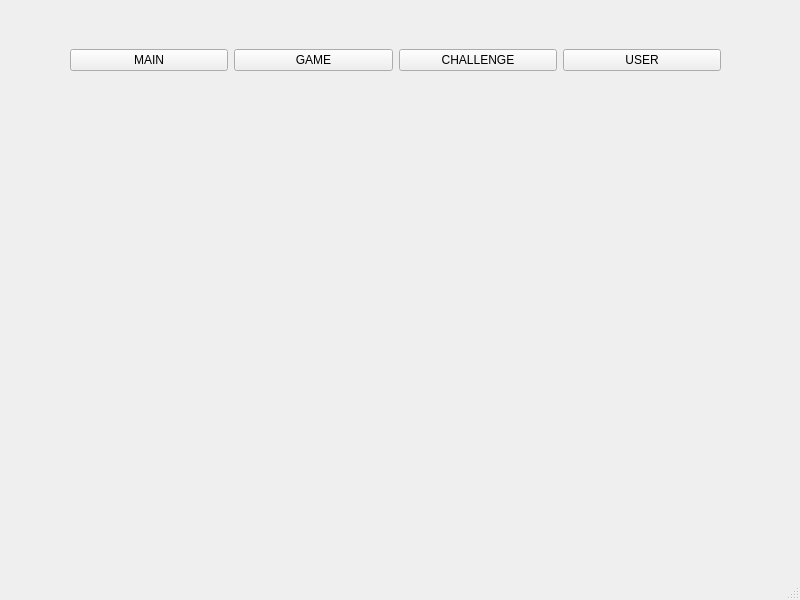
<?xml version="1.0" encoding="UTF-8"?>
<ui version="4.0">
 <class>MainWindow</class>
 <widget class="QMainWindow" name="MainWindow">
  <property name="geometry">
   <rect>
    <x>0</x>
    <y>0</y>
    <width>800</width>
    <height>600</height>
   </rect>
  </property>
  <property name="windowTitle">
   <string>MainWindow</string>
  </property>
  <widget class="QWidget" name="centralwidget">
   <widget class="QWidget" name="horizontalLayoutWidget">
    <property name="geometry">
     <rect>
      <x>70</x>
      <y>20</y>
      <width>651</width>
      <height>80</height>
     </rect>
    </property>
    <layout class="QHBoxLayout" name="horizontalLayout">
     <item>
      <widget class="QPushButton" name="pushButton_4">
       <property name="text">
        <string>MAIN</string>
       </property>
      </widget>
     </item>
     <item>
      <widget class="QPushButton" name="pushButton_3">
       <property name="text">
        <string>GAME</string>
       </property>
      </widget>
     </item>
     <item>
      <widget class="QPushButton" name="pushButton_2">
       <property name="text">
        <string>CHALLENGE</string>
       </property>
      </widget>
     </item>
     <item>
      <widget class="QPushButton" name="pushButton">
       <property name="text">
        <string>USER</string>
       </property>
      </widget>
     </item>
    </layout>
   </widget>
  </widget>
  <widget class="QMenuBar" name="menubar">
   <property name="geometry">
    <rect>
     <x>0</x>
     <y>0</y>
     <width>800</width>
     <height>26</height>
    </rect>
   </property>
  </widget>
  <widget class="QStatusBar" name="statusbar"/>
 </widget>
 <resources/>
 <connections/>
</ui>
